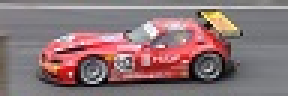
#> input picture racecar.jpg, 96 x 32 px (shown 3 times larger)
$ jupyter execute Racecar.ipynb
#> lines starting #> are read from the running program, lines starting #| are printed output that depends on the picture
[cell 1]
from matplotlib import pyplot as plt
import numpy as np
import cv2
import time
from PIL import Image, ImageOps
from scipy.linalg import hadamard
from os.path import join

rc = "racecar.jpg"
br = "5.png"
path = "rollingball"

raw_img = cv2.imread(rc)
#> raw_img is the input picture: shape (32, 96, 3); mean B, G, R 118.2, 115.8, 140.6
#raw_img = cv2.imread(br)
gray_img = cv2.cvtColor(raw_img, cv2.COLOR_BGR2GRAY)
#gray_img = cv2.resize(gray_img, (sz,sz))

# Convert to number array
objs = np.array(gray_img)

imsize = 32**2

# Make measurements
#obj_br = np.reshape(jointimg, (32,96)) #Reshape to a vector to make maths easier
I = np.identity(imsize)
H = hadamard(imsize)
m = np.zeros((imsize,1))

PatternSet  =  H; # Chose H or I here.

length = 50
# Measure for each pattern
for i in range(0,imsize):                                  # for each pixel value
    a = round(i*(length/imsize))                           # i*(50/32^2) - moving through diff sections
    obj = objs[:,a:a+32]                                   # now obj changes for each measurement
    #print(a)

    samplingVector = PatternSet[i,:]                       # row index of pattern matrix and all columns - choosing each row from iden/hadamard matrix
    samplingPattern = np.reshape(samplingVector,(32,32))   # reshaping to image size, for each i the 1 moves along the rows of the matrices - reshapes each row of iden/hadamard matrix to sz x sz
    #plt.imshow(obj)                                       # shows the rasterscan in action, each coord being moved thru
    #plt.show()
    #time.sleep(0.005)
    m[i] = np.sum(samplingPattern * obj)                   # taking measurements, sum of patterns*image, there's a pattern for each zero in the zero array m - puts obj as a column vector basically
#> this loop made 1024 passes
#> pass 1, `obj = objs[:,a:a+32]`:
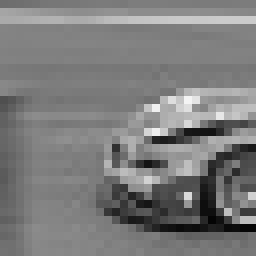
#> obj: shape (32, 32) (shown 8 times larger); min 4, max 244, mean 123.5
#> after the loop, m = 1024 values, max 126449 at index 0, min -14801 at index 896, mean 89.52
    #print(m)

# Reconstruct Image
recon = np.matmul(PatternSet,m)
#> recon = 1024 values, max 297000 at index 89, min -33584 at index 859, mean 126449
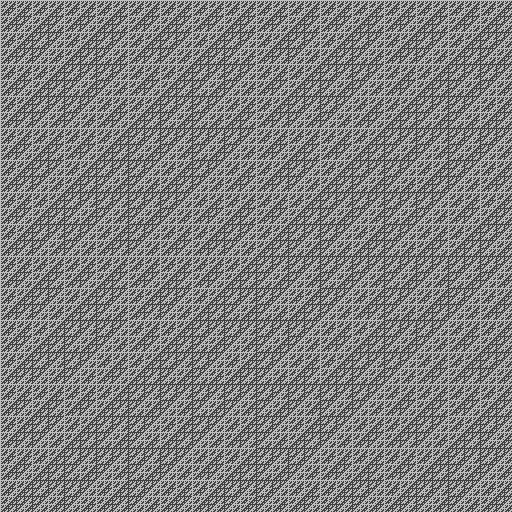
#> PatternSet: shape (1024, 1024) int64 (shown at 1/2 size); values -1 (black) and 1 (white), 50% white; black in thin lines or dots
recon = np.reshape(recon, (32,32))
plt.rcParams['figure.figsize'] = [18,10] # set the image size
fig = plt.imshow(recon)

Above is the processing of a racecar image with dimensions 96x32 pixels, because the quality is so poor it is hard to make out any details. Below is the same processing but now with the same image at a quality of 192x64 pixels, taking sections of size 64x64:

[cell 2]
rc64 = "racecar64.jpg"
raw_img = cv2.imread(rc64)
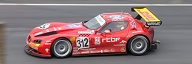
#> input picture racecar64.jpg, 192 x 64 px
#> raw_img is the input picture: shape (64, 192, 3); mean B, G, R 118.1, 115.6, 140.9
gray_img = cv2.cvtColor(raw_img, cv2.COLOR_BGR2GRAY)
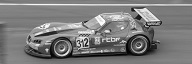
#> gray_img: shape (64, 192); min 0, max 254, mean 123.4

# Convert to number array
objs = np.array(gray_img)

imsize = 64**2

# Make measurements
I = np.identity(imsize)
H = hadamard(imsize)
m = np.zeros((imsize,1))

PatternSet  =  H; # Chose H or I here.

length = 50                      # Image appears more smeared the higher this number is - object is 'moving' faster - max is 128
allobjs = []
# Measure for each pattern
for i in range(0,imsize):                                  # for each pixel value
    a = round(i*(length/imsize))                           # i*(50/32^2) - moving through diff sections
    obj = objs[:,a:a+64]                                   # now obj changes for each measurement - simulates moving object
    allobjs.append(obj)
    #print(a)

    samplingVector = PatternSet[i,:]                       # row index of pattern matrix and all columns - choosing each row from iden/hadamard matrix
    samplingPattern = np.reshape(samplingVector,(64,64))   # reshaping to image size, for each i the 1 moves along the rows of the matrices - reshapes each row of iden/hadamard matrix to sz x sz
    #plt.imshow(obj)                                       # shows the rasterscan in action, each coord being moved thru
    #plt.show()
    #time.sleep(0.005)
    m[i] = np.sum(samplingPattern * obj)                   # taking measurements, sum of patterns*image, there's a pattern for each zero in the zero array m - puts obj as a column vector basically
#> this loop made 4096 passes
#> pass 1, `obj = objs[:,a:a+64]`:
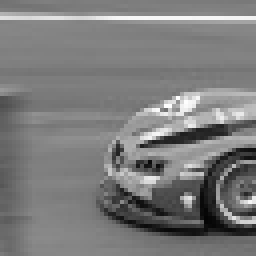
#> obj: shape (64, 64) (shown 4 times larger); min 4, max 254, mean 123.5
#> after the loop, allobjs = 4096 items; m = 4096 values, max 505955 at index 0, min -46560 at index 3072, mean 76
    #print(m)

# Reconstruct Image
recon = np.matmul(PatternSet,m)
#> recon = 4096 values, max 1253899 at index 288, min -221937 at index 3673, mean 505955
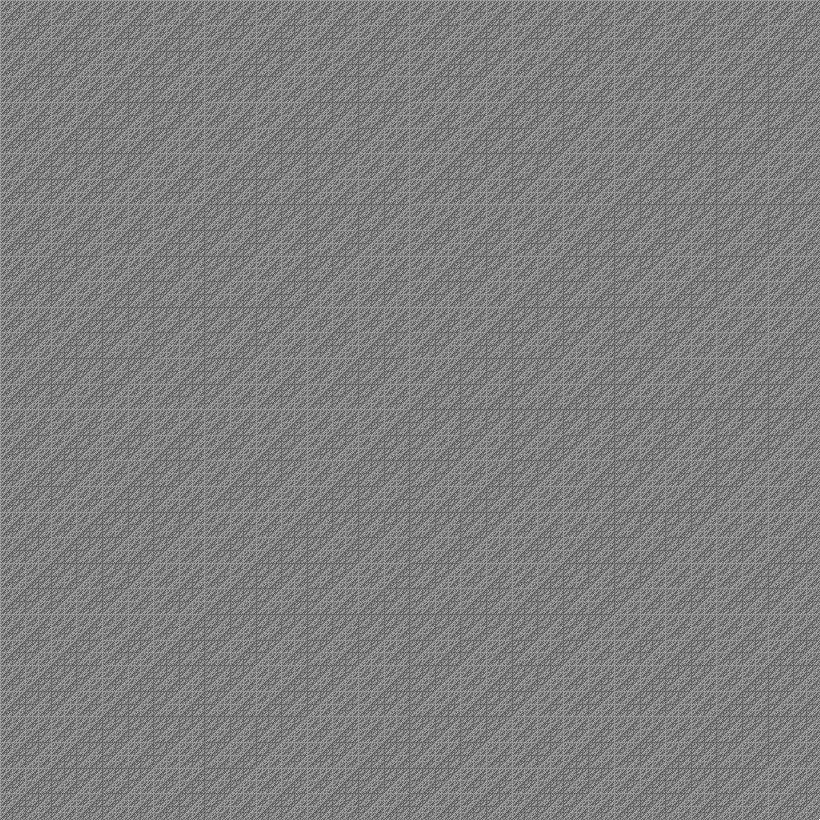
#> PatternSet: shape (4096, 4096) int64 (shown at 1/5 size); values -1 (black) and 1 (white), 50% white; black in thin lines or dots
recon = np.reshape(recon, (64,64))
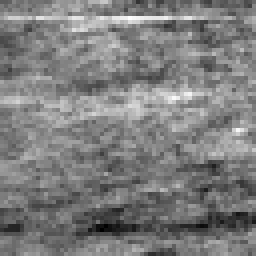
#> recon: shape (64, 64) float64 (shown 4 times larger); min -221937, max 1253899, mean 505955; drawn with min black and max white
plt.rcParams['figure.figsize'] = [18,10] # set the image size
fig = plt.imshow(recon)

[cell 3]
plt.imshow(allobjs[4095]) # just seeing what the last obj looks like
plt.show()
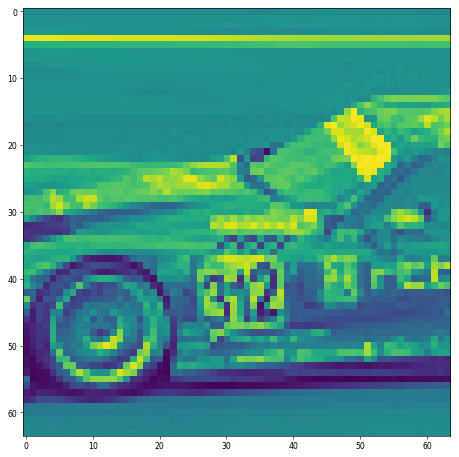
#> figure drawn by matplotlib, 1 panel

[cell 4]
# Measure for each pattern
lengths = [1,50,100,128]

recons = []
for x in lengths:

    for i in range(0,imsize):                                  # for each pixel value
        a = round(i*(x/imsize))                           # i*(50/32^2) - moving through diff sections
        obj = objs[:,a:a+64]                                   # now obj changes for each measurement - simulates moving object
        allobjs.append(obj)
        #print(a)

        samplingVector = PatternSet[i,:]                       # row index of pattern matrix and all columns - choosing each row from iden/hadamard matrix
        samplingPattern = np.reshape(samplingVector,(64,64))   # reshaping to image size, for each i the 1 moves along the rows of the matrices - reshapes each row of iden/hadamard matrix to sz x sz
        #plt.imshow(obj)                                       # shows the rasterscan in action, each coord being moved thru
        #plt.show()
        #time.sleep(0.005)
        m[i] = np.sum(samplingPattern * obj)                   # taking measurements, sum of patterns*image, there's a pattern for each zero in the zero array m - puts obj as a column vector basically
        #print(m)

    # Reconstruct Image
    recon = np.matmul(PatternSet,m)
    recon = np.reshape(recon, (64,64))
    recons.append(recon)
#> this loop made 4 passes
#> pass 1, `recon = np.reshape(recon, (64,64))`:
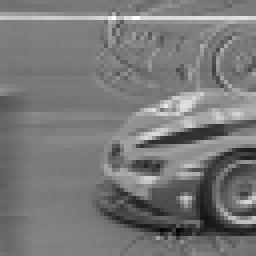
#> recon: shape (64, 64) float64 (shown 4 times larger); min -94032, max 1175376, mean 505955; drawn with min black and max white
#> pass 3, `recon = np.reshape(recon, (64,64))`:
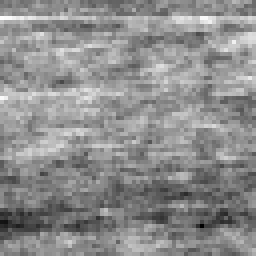
#> recon: shape (64, 64) float64 (shown 4 times larger); min -379440, max 1215520, mean 505955; drawn with min black and max white
#> after the loop, allobjs = 20480 items; m = 4096 values, max 505955 at index 0, min -45240 at index 3584, mean 55.7; recons = 4 items
    #plt.rcParams['figure.figsize'] = [18,10] # set the image size
    #fig = plt.imshow(recon)

# was trying to plot each img in a subplot:

#fig, axs = plt.subplots(2, 2, sharex=True, sharey=True)
#axs[0,0].imshow(recons[0])
#axs[0,1].imshow(recons[1])
#axs[1,0].imshow(recons[2])
#axs[1,1].imshow(recons[3])
